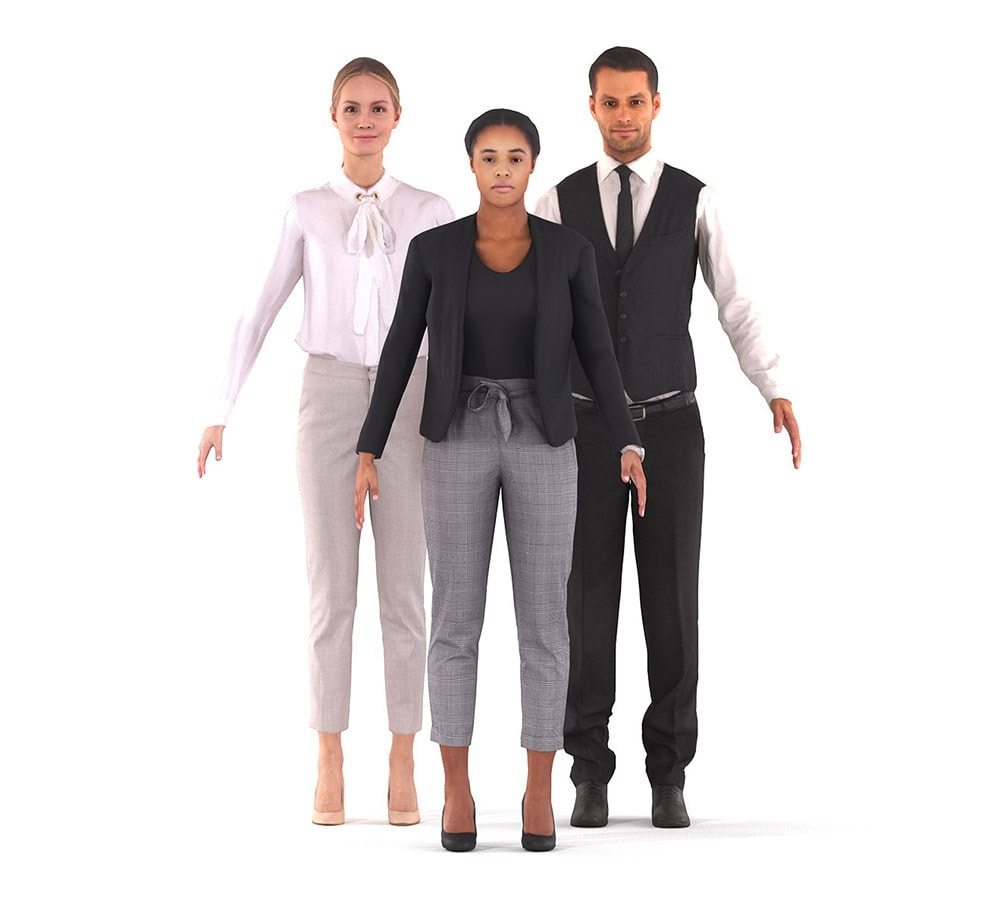
#> input picture 11.jpg, 1000 x 900 px, given in place of the camera
$ python face_blur.py
#> lines starting #> are read from the running program, lines starting #| are printed output that depends on the picture
# -*- coding: utf-8 -*-
import cv2
# import face_recognition
import os
#practice

cap = cv2.VideoCapture(0)
cap.set(3, 640)
cap.set(4, 480)


face_detector = cv2.CascadeClassifier('haarcascade_frontface.xml')

def blurBoxes(image, boxes):

    for (x,y,w,h) in boxes:
        # crop the image due to the current box
        sub = image[y:y+h, x:x+w]

        # apply GaussianBlur on cropped area
        # blur = cv2.GaussianBlur(sub,(3,3),0)
        blur = cv2.blur(sub, (25,25))

        # paste blurred image on the original image
        image[y:y+h, x:x+w] = blur

    return image

while(True):
    ret, cam = cap.read()
#> cam is the input picture: shape (900, 1000, 3); mean B, G, R 214.7, 214.7, 218.8
    if cam is None:
        print('Camera load failed')
        break

    frame = cv2.flip(cam, 1)
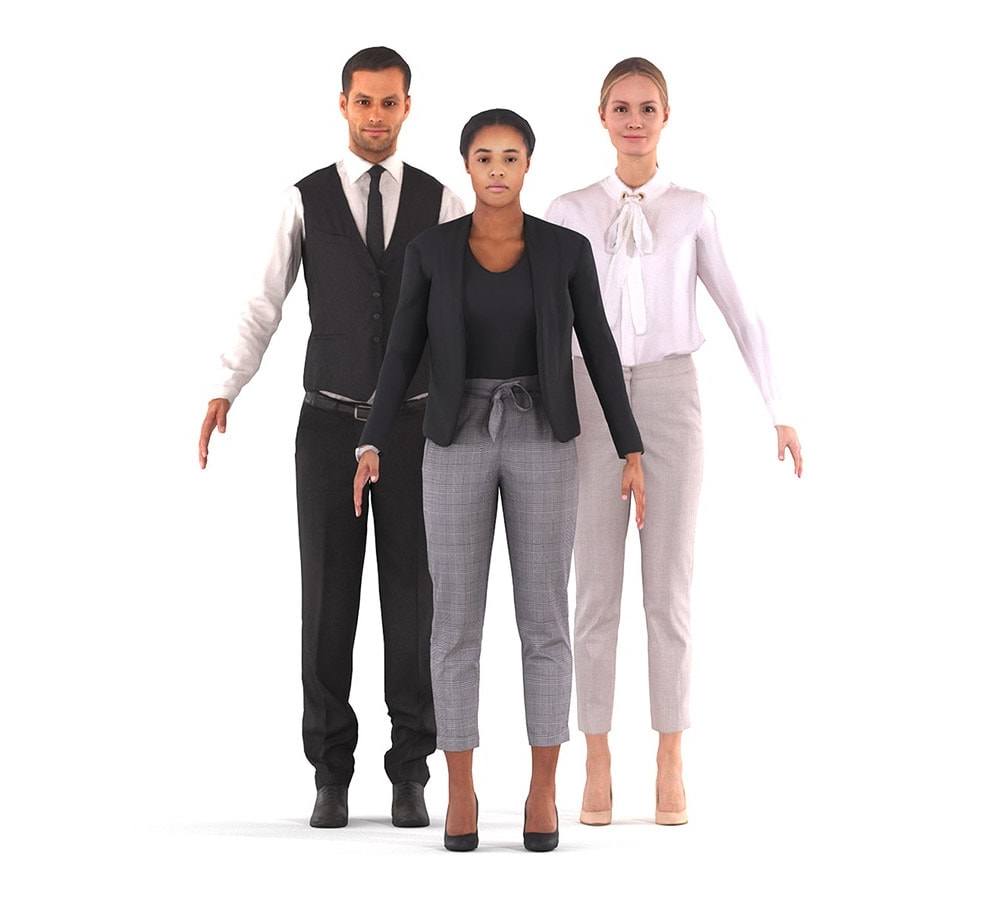
#> frame: shape (900, 1000, 3); mean B, G, R 214.7, 214.7, 218.8
    RGB = cv2.cvtColor(frame, cv2.COLOR_BGR2RGB)
    faces = face_detector.detectMultiScale(RGB)
#> faces = [[339, 75, 74, 74], [600, 82, 70, 70], [462, 132, 72, 72]]

    frame_blur = blurBoxes(frame, faces)
#> the loop in blurBoxes, `for (x,y,w,h) in boxes:` made 3 passes
#> pass 1, in blurBoxes, `sub = image[y:y+h, x:x+w]`:
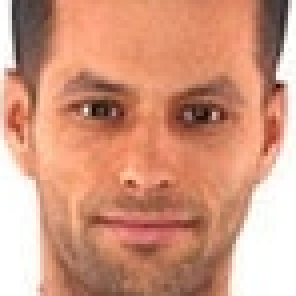
#> sub: shape (74, 74, 3) (shown 4 times larger); mean B, G, R 127.3, 151.5, 209.3
#> pass 1, in blurBoxes, `blur = cv2.blur(sub, (25,25))`:
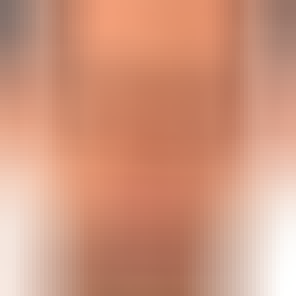
#> blur: shape (74, 74, 3) (shown 4 times larger); mean B, G, R 126.4, 150.7, 208.9
#> pass 2, in blurBoxes, `sub = image[y:y+h, x:x+w]`:
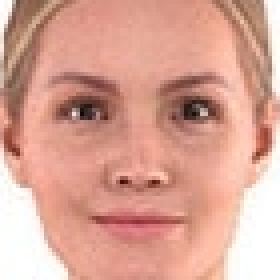
#> sub: shape (70, 70, 3) (shown 4 times larger); mean B, G, R 149.5, 164.3, 217.9
#> pass 2, in blurBoxes, `blur = cv2.blur(sub, (25,25))`:
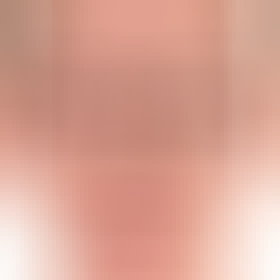
#> blur: shape (70, 70, 3) (shown 4 times larger); mean B, G, R 148.7, 163.7, 217.7
#> after the loop in blurBoxes, `for (x,y,w,h) in boxes:`:
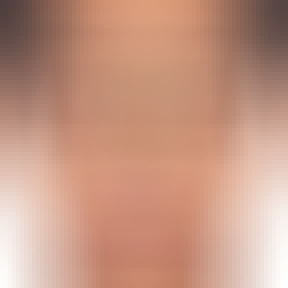
#> sub: shape (72, 72, 3) (shown 4 times larger); mean B, G, R 131.8, 151.1, 197.6
    # print("Num of faces: ", str(len(faces)))

    if len(faces):
        for (x,y,w,h) in faces:
            cv2.rectangle(frame,(x,y),(x+w, y+h),(255,0,0),2)
#> this loop made 3 passes
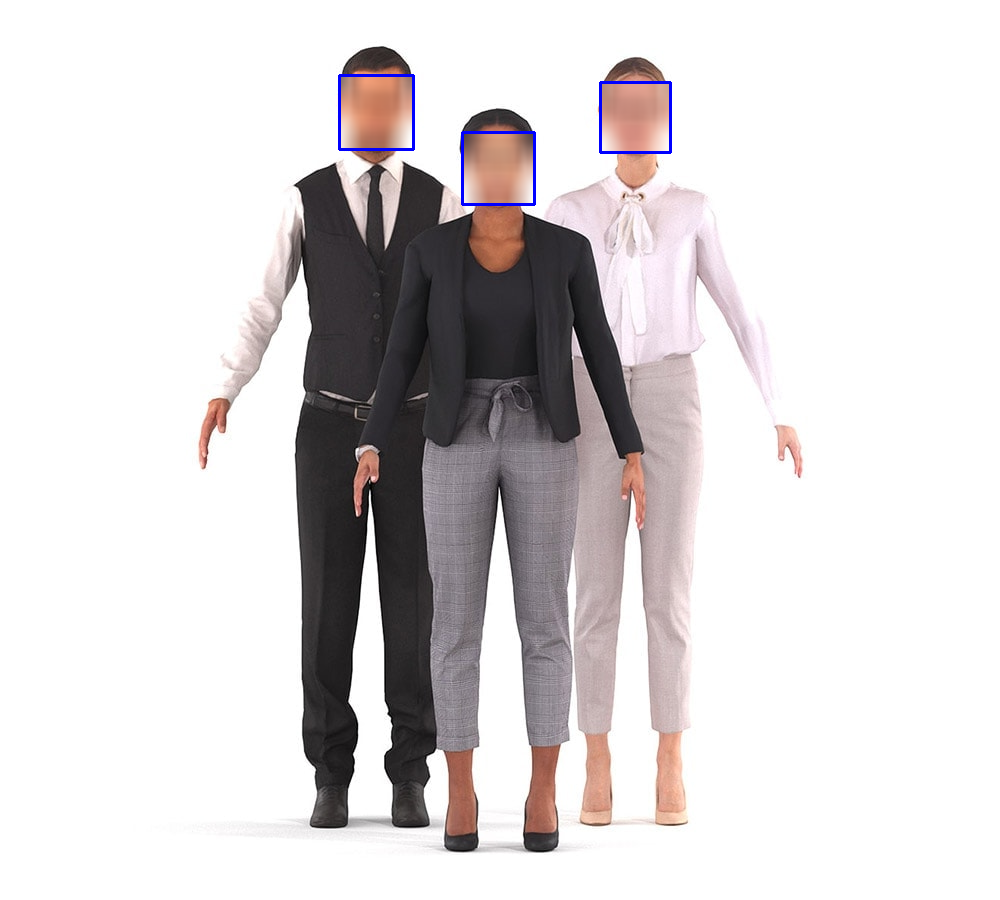
#> frame: shape (900, 1000, 3); mean B, G, R 215, 214.1, 218.2

    if(ret) :
        cv2.imshow('camera', frame_blur)

        if cv2.waitKey(1) & 0xFF == ord('q'):
#> (key q is pressed here)
            break


cap.release()
cv2.destroyAllWindows()
